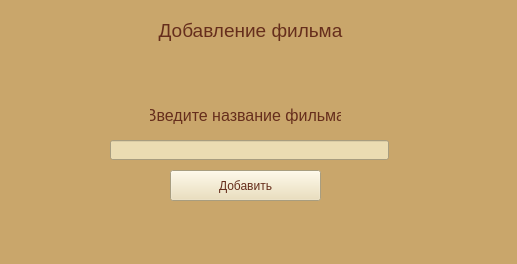
<?xml version="1.0" encoding="UTF-8"?>
<ui version="4.0">
 <class>MainWindow</class>
 <widget class="QMainWindow" name="MainWindow">
  <property name="geometry">
   <rect>
    <x>0</x>
    <y>0</y>
    <width>517</width>
    <height>264</height>
   </rect>
  </property>
  <property name="windowTitle">
   <string>MainWindow</string>
  </property>
  <property name="styleSheet">
   <string notr="true">background-color:#C9A66B</string>
  </property>
  <widget class="QWidget" name="centralwidget">
   <widget class="QLabel" name="label">
    <property name="geometry">
     <rect>
      <x>110</x>
      <y>20</y>
      <width>281</width>
      <height>21</height>
     </rect>
    </property>
    <property name="font">
     <font>
      <pointsize>14</pointsize>
     </font>
    </property>
    <property name="styleSheet">
     <string notr="true">color:#662E1C</string>
    </property>
    <property name="text">
     <string>Добавление фильма</string>
    </property>
    <property name="alignment">
     <set>Qt::AlignCenter</set>
    </property>
   </widget>
   <widget class="QPushButton" name="btn_append_to_favourite">
    <property name="geometry">
     <rect>
      <x>170</x>
      <y>170</y>
      <width>151</width>
      <height>31</height>
     </rect>
    </property>
    <property name="styleSheet">
     <string notr="true">background-color:#EBDCB2;
color:#662E1C</string>
    </property>
    <property name="text">
     <string>Добавить</string>
    </property>
   </widget>
   <widget class="QLabel" name="label_2">
    <property name="geometry">
     <rect>
      <x>150</x>
      <y>100</y>
      <width>191</width>
      <height>31</height>
     </rect>
    </property>
    <property name="font">
     <font>
      <pointsize>12</pointsize>
     </font>
    </property>
    <property name="styleSheet">
     <string notr="true">color:#662E1C</string>
    </property>
    <property name="text">
     <string>Введите название фильма</string>
    </property>
    <property name="alignment">
     <set>Qt::AlignCenter</set>
    </property>
   </widget>
   <widget class="QLineEdit" name="le_title">
    <property name="geometry">
     <rect>
      <x>110</x>
      <y>140</y>
      <width>279</width>
      <height>20</height>
     </rect>
    </property>
    <property name="styleSheet">
     <string notr="true">background-color:#EBDCB2;
color:#662E1C</string>
    </property>
   </widget>
  </widget>
  <widget class="QMenuBar" name="menubar">
   <property name="geometry">
    <rect>
     <x>0</x>
     <y>0</y>
     <width>517</width>
     <height>21</height>
    </rect>
   </property>
  </widget>
  <widget class="QStatusBar" name="statusbar"/>
 </widget>
 <resources/>
 <connections/>
</ui>
